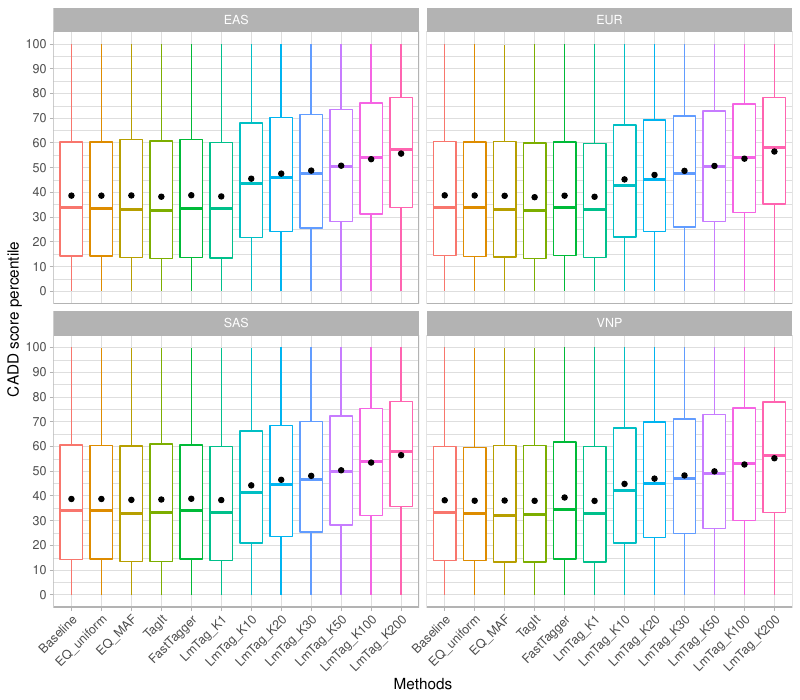

Recreate this plot in R.

setwd("functional_performace/top_32000_CADD")

library(ggplot2)

pop_list = c("SAS", "EAS", "EUR", "VNP")

methods = c("LmTag_K1", "LmTag_K10", "LmTag_K20", "LmTag_K30", "LmTag_K50", "LmTag_K100", "LmTag_K200", "EQ_uniform", "TagIt", "EQ_MAF", "FastTagger", "Baseline")

#methods ="EQ"
for(pop in pop_list){
  for(k in methods){
    path = paste0(k, "_", pop, "_32000_effect_score.txt")
    tem = read.table(path, header = T)
    if(nrow(tem) < 2) next
    tem$K = as.character(k)
    tem$pop = pop
    if(pop == pop_list[1] && k == methods[1]){
      all = tem
    }else{
      all = rbind(all, tem)
    }
  }
}







#all$K <- factor(all$K, levels =c("EQ_uniform", "EQ_MAF", "TagIt", "FastTagger", "LmTag_K1", "LmTag_K10", "LmTag_K20", "LmTag_K30", "LmTag_K50", "LmTag_K100", "LmTag_K200"))
all$Methods = factor(all$K, levels = c("Baseline", "EQ_uniform", "EQ_MAF", "TagIt", "FastTagger", "LmTag_K1", "LmTag_K10", "LmTag_K20", "LmTag_K30", "LmTag_K50", "LmTag_K100", "LmTag_K200"))


compute_p <- function(q){
  return(10^(-q/10))
}

#all$effect_score 
all$rank = (1 - compute_p(all$effect_score))*100

p = ggplot(all, aes(x = Methods, y = rank, color = Methods)) + geom_boxplot() + guides(x = guide_axis(angle = 0)) + theme_bw() + theme(legend.position = "none")   + stat_summary(fun = mean, geom = "point", col = "black") + facet_wrap(~ pop, nrow = 2) + theme_light() + ylab("CADD score percentile") + xlab("Methods") + theme(legend.position = "NONE") + guides(x = guide_axis(angle = 45)) + scale_y_continuous( breaks= seq(0,100,10))

#p = ggplot(all, aes(x = Methods, y = rank)) + geom_boxplot() + guides(x = guide_axis(angle = 0)) + theme_bw() + theme(legend.position = "none")   + stat_summary(fun = mean, geom = "point", col = "black") + facet_wrap(~ pop, nrow = 2) + theme_light() + ylab("Percentile ranking by CCAD scores") + xlab("Methods") + theme(legend.position = "NONE") + guides(x = guide_axis(angle = 45)) + scale_y_continuous( breaks= seq(0,100,10))

#aggregate(all$rank, list(all$Methods), FUN=mean)

pdf(file="../../Figure_2_CADD_score_percentile.pdf", width=8, height=7)
p
dev.off()
